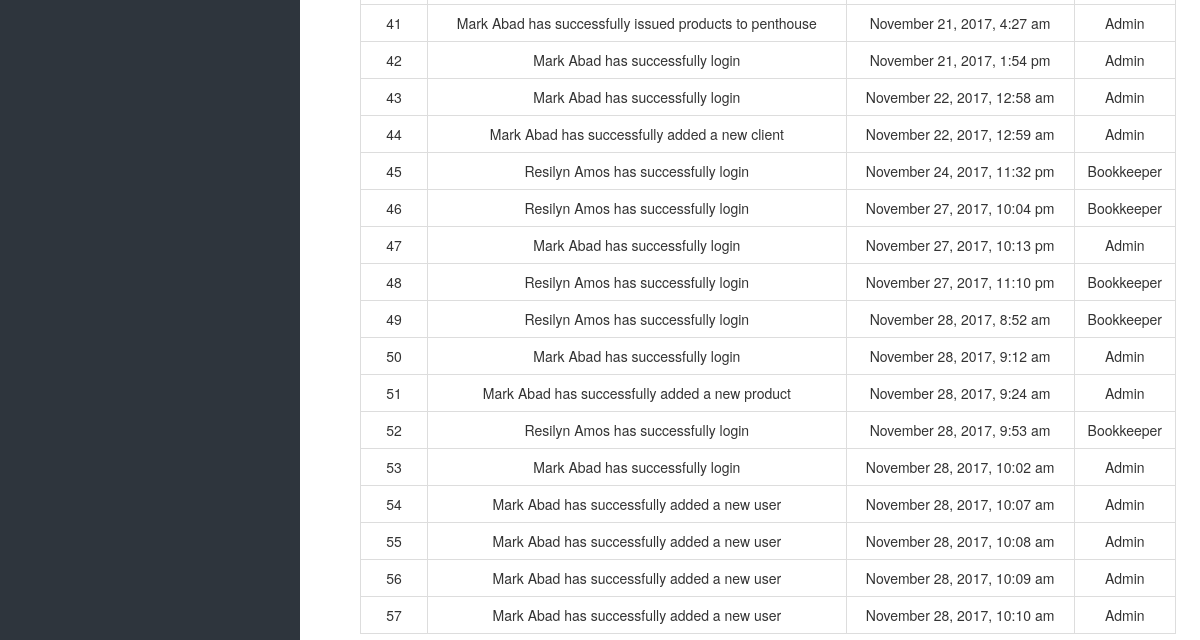
Before: /Secretary&BookkeeperModule/log_Activity.php (signed in, lower part) with the older database file.
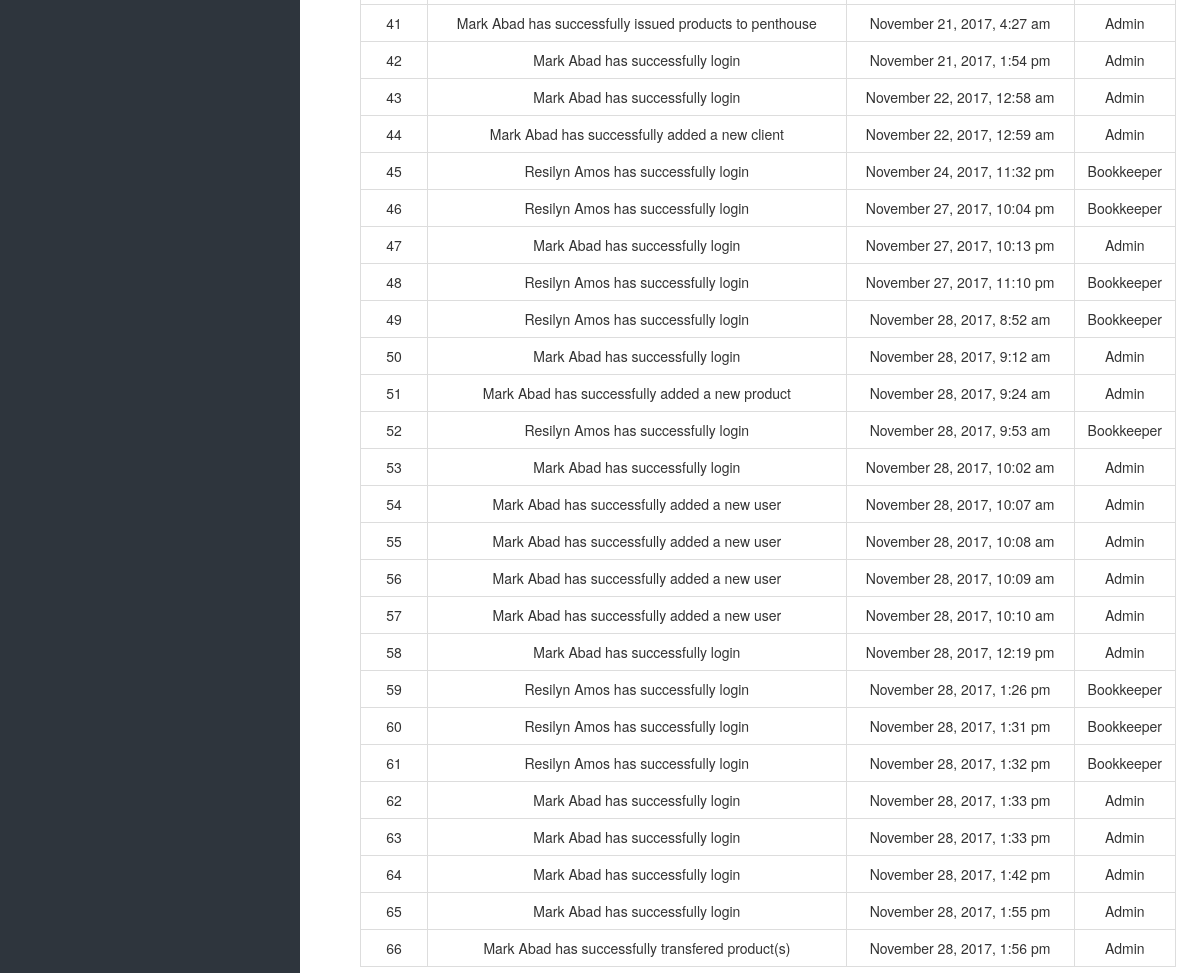
After: the same page with the newer database file.
### tables this page shows
CREATE TABLE `logs` (
  `logs_id` int(15) NOT NULL,
  `issue_acnt` varchar(20) NOT NULL,
  `act_type` varchar(30) NOT NULL,
  `date_time` varchar(30) NOT NULL,
  `related_id` int(15) DEFAULT NULL,
  `remarks` varchar(65) NOT NULL
);

CREATE TABLE `accounts` (
  `acc_id` int(12) NOT NULL,
  `username` varchar(15) NOT NULL,
  `first_name` varchar(20) NOT NULL,
  `last_name` varchar(20) NOT NULL,
  `password` varchar(128) NOT NULL,
  `email` varchar(50) NOT NULL,
  `contact_no` varchar(20) NOT NULL,
  `status` varchar(10) NOT NULL DEFAULT 'Disabled',
  `branch` varchar(50) DEFAULT NULL,
  `acctype` varchar(45) DEFAULT NULL,
  `security_key` varchar(45) DEFAULT NULL
);

### Secretary&BookkeeperModule/log_Activity.php (the view, shortened to what this page needs)
<!DOCTYPE html>
<html lang="en">
<head>
    <?php include('fragments/config.php') ?>
    <link rel="stylesheet" href="https://maxcdn.bootstrapcdn.com/bootstrap/3.3.7/css/bootstrap.min.css">
    <link href="src/css/datatables.css" rel="stylesheet">
    <link href="//maxcdn.bootstrapcdn.com/font-awesome/4.2.0/css/font-awesome.min.css" rel="stylesheet">
    <link href="src/css/sidebar.css" rel="stylesheet">
    <link href="src/css/custom.css" rel="stylesheet">
</head>
<body>
    <div class="nav-side-menu">
    </div>
    <div id="page-content-wrapper">
        <div class="containers">
            <?php
							$retrieve = ("SELECT * FROM logs INNER JOIN accounts ON logs.issue_acnt = accounts.username");
							$results = mysqli_query($db, $retrieve);
						?>
                <table id="datatables" class="table table-hover table-bordered dataTable" cellspacing="0" width="100%" role="grid" aria-describedby="myTable_info" style="width: 100%;">
                    <tbod y>
                        <?php
							foreach ($results as $data):
						?>
                            <tr>
								<td data-title="logs_id">
									<?php echo $data["logs_id"];?>
                                </td>
                                <td data-title="name">
									<?php echo $data["first_name"]." ".$data["last_name"]." ".$data["remarks"];  ?>
                                </td>
                                <td data-title="date_time">
                                    <?php echo $data["date_time"]; ?>
                                </td>
								<td data-title="cno">
                                    <?php echo $data["acctype"]; ?>
                                </td>
                            </tr>
                            <?php
							endforeach;
						?>
                </table>
        </div>
    </div>
</body>
</html>

Changed rows visible on the page:
added logs: logs_id "58", accounts.first_name "Mark", accounts.last_name "Abad", remarks "has successfully login", date_time "November 28, 2017, 12:19 pm", accounts.acctype "Admin"
added logs: logs_id "59", accounts.first_name "Resilyn", accounts.last_name "Amos", remarks "has successfully login", date_time "November 28, 2017, 1:26 pm", accounts.acctype "Bookkeeper"
added logs: logs_id "60", accounts.first_name "Resilyn", accounts.last_name "Amos", remarks "has successfully login", date_time "November 28, 2017, 1:31 pm", accounts.acctype "Bookkeeper"
added logs: logs_id "61", accounts.first_name "Resilyn", accounts.last_name "Amos", remarks "has successfully login", date_time "November 28, 2017, 1:32 pm", accounts.acctype "Bookkeeper"
added logs: logs_id "62", accounts.first_name "Mark", accounts.last_name "Abad", remarks "has successfully login", date_time "November 28, 2017, 1:33 pm", accounts.acctype "Admin"
added logs: logs_id "63", accounts.first_name "Mark", accounts.last_name "Abad", remarks "has successfully login", date_time "November 28, 2017, 1:33 pm", accounts.acctype "Admin"
added logs: logs_id "64", accounts.first_name "Mark", accounts.last_name "Abad", remarks "has successfully login", date_time "November 28, 2017, 1:42 pm", accounts.acctype "Admin"
added logs: logs_id "65", accounts.first_name "Mark", accounts.last_name "Abad", remarks "has successfully login", date_time "November 28, 2017, 1:55 pm", accounts.acctype "Admin"
added logs: logs_id "66", accounts.first_name "Mark", accounts.last_name "Abad", remarks "has successfully transfered product(s)", date_time "November 28, 2017, 1:56 pm", accounts.acctype "Admin"
